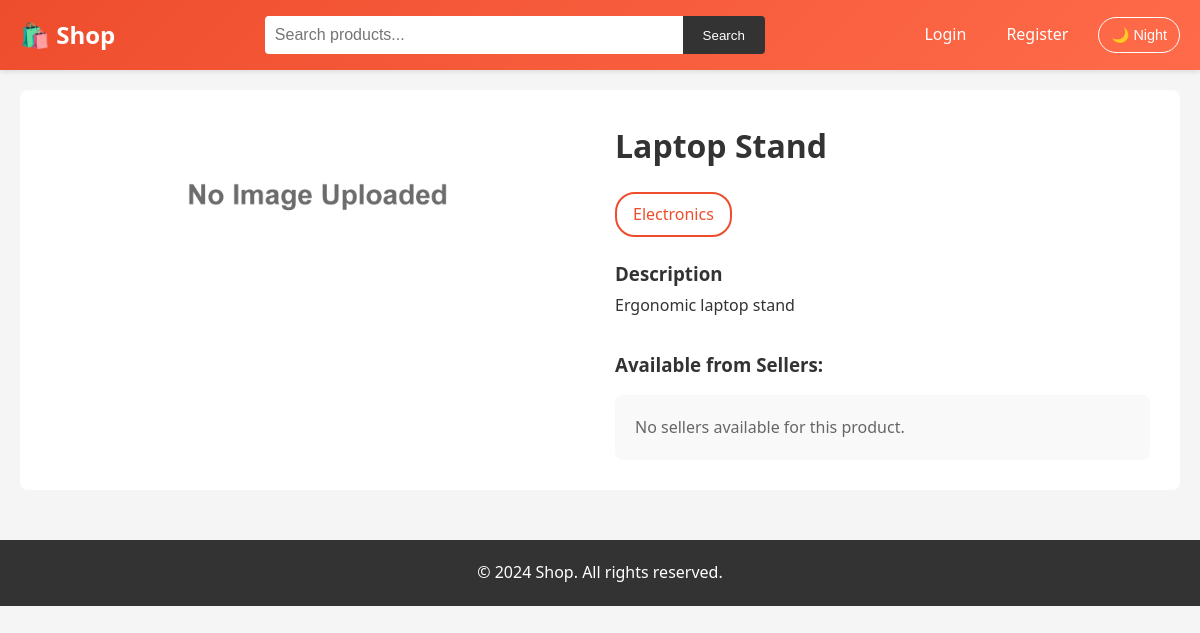
The page /product.php?id=4 on the database its author committed.
### tables this page shows
CREATE TABLE IF NOT EXISTS products (
    id INT AUTO_INCREMENT PRIMARY KEY,
    name VARCHAR(200) NOT NULL,
    description TEXT,
    price DECIMAL(10, 2) NOT NULL,
    stock INT DEFAULT 0,
    image VARCHAR(255),
    created_at TIMESTAMP DEFAULT CURRENT_TIMESTAMP
);

CREATE TABLE IF NOT EXISTS categories (
    id INT AUTO_INCREMENT PRIMARY KEY,
    name VARCHAR(100) NOT NULL,
    description TEXT,
    created_at TIMESTAMP DEFAULT CURRENT_TIMESTAMP
);

### includes/functions.php (called while the page is built, shortened)
<?php
function getProductSellers($product_id) {
    $conn = getDB();
    $stmt = $conn->prepare("SELECT ps.*, u.username, u.full_name
                            FROM product_sellers ps
                            INNER JOIN users u ON ps.seller_id = u.id
                            WHERE ps.product_id = ?
                            ORDER BY ps.seller_price ASC");
    $stmt->bind_param("i", $product_id);
    $stmt->execute();
    return $stmt->get_result();
}
?>

### product.php (the view, shortened to what this page needs)
<?php
require_once 'includes/functions.php';
$product_id = (int)$_GET['id'];
$conn = getDB();
$stmt = $conn->prepare("SELECT * FROM products WHERE id = ?");
$stmt->bind_param("i", $product_id);
$stmt->execute();
$product = $stmt->get_result()->fetch_assoc();
$product_sellers = getProductSellers($product_id);
$stmt = $conn->prepare("SELECT c.name FROM categories c
                        INNER JOIN product_categories pc ON c.id = pc.category_id
                        WHERE pc.product_id = ?");
$stmt->bind_param("i", $product_id);
$stmt->execute();
$product_categories = $stmt->get_result();
include 'includes/header.php';
?>
<div class="product-detail">
    <div>
        <img src="<?php echo $product['image'] ? htmlspecialchars($product['image']) : 'images/not_found.jpg'; ?>"
             alt="<?php echo htmlspecialchars($product['name']); ?>"
             class="product-detail-image"
             onerror="this.src='images/not_found.jpg'">
    </div>
    <div class="product-detail-info">
        <h1><?php echo htmlspecialchars($product['name']); ?></h1>
        <div class="categories" style="margin: 15px 0;">
            <?php while ($cat = $product_categories->fetch_assoc()): ?>
                <span class="category-btn"><?php echo htmlspecialchars($cat['name']); ?></span>
            <?php endwhile; ?>
        </div>
        <div class="product-description">
            <h3>Description</h3>
            <p><?php echo nl2br(htmlspecialchars($product['description'])); ?></p>
        </div>
        <h3 style="margin-top: 30px; margin-bottom: 15px;">Available from Sellers:</h3>
        <?php if ($product_sellers->num_rows > 0): ?>
            <div style="display: grid; gap: 15px;">
                <?php while ($seller_info = $product_sellers->fetch_assoc()): ?>
                    <div style="background: #f9f9f9; padding: 15px; border-radius: 8px; border: 1px solid #ddd;">
                        <div style="display: flex; justify-content: space-between; align-items: center; flex-wrap: wrap; gap: 10px;">
                            <div>
                                <strong><?php echo htmlspecialchars($seller_info['full_name']); ?></strong>
                                <p style="margin: 5px 0; color: #666;">@<?php echo htmlspecialchars($seller_info['username']); ?></p>
                            </div>
                            <div style="text-align: right;">
                                <div style="font-size: 1.3rem; font-weight: bold; color: #ee4d2d;">
                                    <?php echo formatPrice($seller_info['seller_price'] ?? $product['price']); ?>
                                </div>
                                <div style="color: #666; font-size: 0.9rem;">
                                    Stock: <?php echo $seller_info['seller_stock'] ?? $seller_info['stock'] ?? 0; ?>
                                </div>
                            </div>
                        </div>
                        <?php if (isLoggedIn() && ($seller_info['seller_stock'] ?? 0) > 0): ?>
                            <form action="api/add_to_cart.php" method="POST" style="margin-top: 10px;">
                                <input type="hidden" name="product_id" value="<?php echo $product['id']; ?>">
                                <input type="hidden" name="seller_id" value="<?php echo $seller_info['seller_id']; ?>">
                                <div style="display: flex; gap: 10px; align-items: center;">
                                    <label>Quantity:</label>
                                    <input type="number" name="quantity" value="1"
                                           min="1" max="<?php echo $seller_info['seller_stock'] ?? 0; ?>"
                                           style="width: 80px; padding: 5px;">
                                    <button type="submit" class="btn btn-primary">Add to Cart</button>
                                </div>
                            </form>
                        <?php elseif (!isLoggedIn()): ?>
                            <a href="login.php" class="btn btn-secondary" style="margin-top: 10px;">Login to Buy</a>
                        <?php else: ?>
                            <p style="color: red; margin-top: 10px;">Out of Stock</p>
                        <?php endif; ?>
                    </div>
                <?php endwhile; ?>
            </div>
        <?php else: ?>
            <p style="color: #666; padding: 20px; background: #f9f9f9; border-radius: 8px;">
                No sellers available for this product.
            </p>
        <?php endif; ?>
    </div>
</div>
<?php include 'includes/footer.php'; ?>

### css/style.css (style rules this page uses)
* { margin: 0; padding: 0; box-sizing: border-box; }
body { font-family: "Segoe UI", Tahoma, Geneva, Verdana, sans-serif; line-height: 1.6; color: #333; background-color: #f5f5f5; }
.categories { display: flex; gap: 10px; margin: 20px 0; flex-wrap: wrap; }
.category-btn { padding: 8px 16px; background: white; border: 2px solid #ee4d2d; color: #ee4d2d; border-radius: 20px; text-decoration: none; transition: all 0.3s; }
.product-detail { display: grid; grid-template-columns: 1fr 1fr; gap: 30px; background: white; padding: 30px; border-radius: 8px; margin: 20px 0; }
.product-detail-image { width: 100%; border-radius: 8px; }
.product-detail-info h1 { margin-bottom: 20px; color: #333; }
.product-description { margin: 20px 0; line-height: 1.8; }

### rows shown on the page
products: name "Laptop Stand", description "Ergonomic laptop stand"
categories: name "Electronics"
